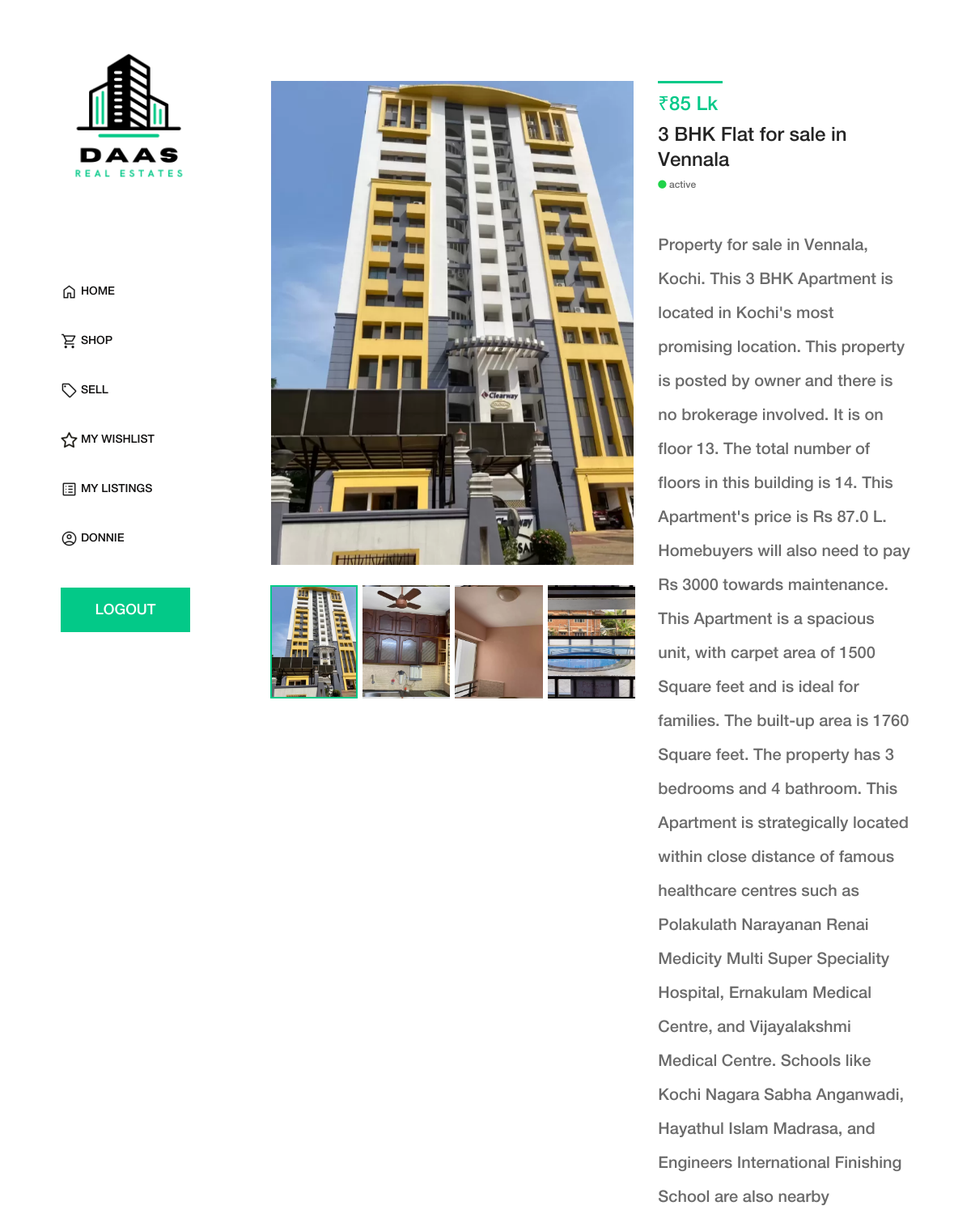
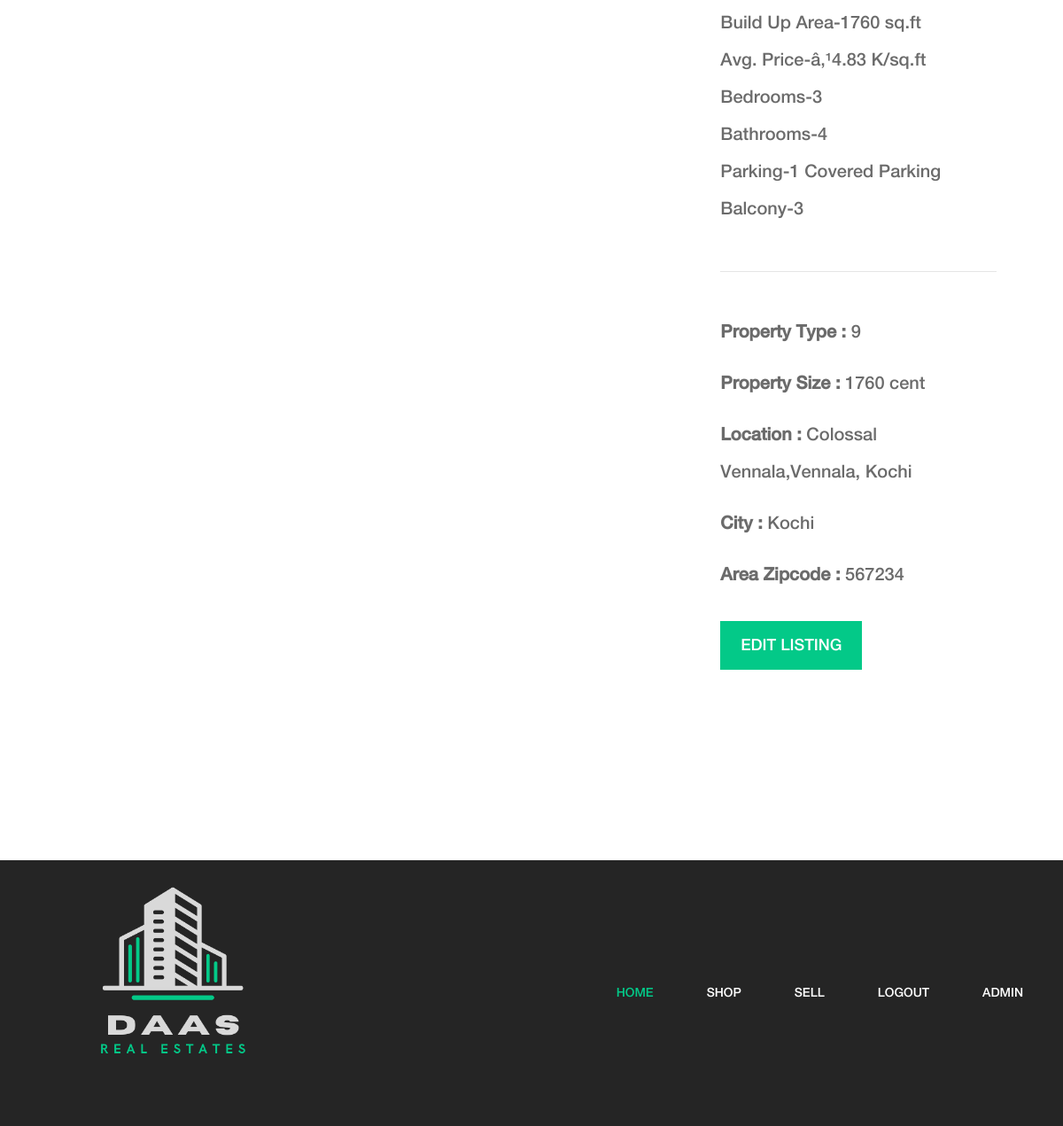
The app's page /property_details.php?id=20 (signed in) with its own data (2 pictures, top to bottom).
### tables this page shows
CREATE TABLE `property_tbl` (
  `property_id` int(11) NOT NULL,
  `owner_id` int(11) NOT NULL,
  `title` varchar(250) NOT NULL,
  `discription` text NOT NULL,
  `property_type` int(11) NOT NULL,
  `size` varchar(30) NOT NULL,
  `size_format` varchar(50) NOT NULL DEFAULT 'sqft',
  `property_address` varchar(250) NOT NULL,
  `city` int(11) NOT NULL,
  `pin` varchar(10) NOT NULL,
  `price` varchar(50) NOT NULL,
  `denomination` varchar(50) NOT NULL DEFAULT 'lk',
  `fname` varchar(100) NOT NULL,
  `lname` varchar(100) NOT NULL,
  `email` varchar(100) NOT NULL,
  `phoneno` varchar(20) NOT NULL,
  `image_one` varchar(250) DEFAULT NULL,
  `image_two` varchar(250) DEFAULT NULL,
  `image_three` varchar(250) DEFAULT NULL,
  `image_four` varchar(250) DEFAULT NULL,
  `status` varchar(30) NOT NULL DEFAULT 'active',
  `date` date NOT NULL
);

CREATE TABLE `city_tbl` (
  `city_id` int(11) NOT NULL,
  `city_name` varchar(100) NOT NULL,
  `state_id` int(11) NOT NULL
);

### property_details.php (the view, shortened to what this page needs)
<?php
include("header.php");
include("connection.php");
if (!isset($_GET["id"]) || !isset($_SESSION["userid"])) {
  header("location: shop.php");
} else {
  $property_id = $_GET["id"];
  $userid = $_SESSION["userid"];
}
$query = "SELECT t1.*, t2.city_name FROM property_tbl as t1
JOIN city_tbl as t2 ON t1.city = t2.city_id
WHERE t1.property_id='$property_id'";
$result = mysqli_query($conn, $query);
if ($result->num_rows > 0) $row = mysqli_fetch_assoc($result);
else header("location: login.php");
?>
<div class="single-product-area section-padding-100 clearfix">
  <div class="container-fluid">
    <div class="row">
      <div class="col-12 col-lg-7">
        <div class="single_product_thumb">
          <div id="product_details_slider" class="carousel slide" data-ride="carousel">
            <ol class="carousel-indicators">
              <li class="active" data-target="#product_details_slider" data-slide-to="0" style="background-image: url(<?php echo $row["image_one"] ?>);"> </li>
              <li data-target="#product_details_slider" data-slide-to="1" style="background-image: url(<?php echo $row["image_two"] ?>);"> </li>
              <li data-target="#product_details_slider" data-slide-to="2" style="background-image: url(<?php echo $row["image_three"] ?>);"> </li>
              <li data-target="#product_details_slider" data-slide-to="3" style="background-image: url(<?php echo $row["image_four"] ?>);"> </li>
            </ol>
            <div class="carousel-inner">
              <div class="carousel-item active">
                <a class="gallery_img" href="<?php echo $row["image_one"] ?>">
                  <img class="d-block w-100" src="<?php echo $row["image_one"] ?>" alt="First slide">
                </a>
              </div>
            </div>
          </div>
        </div>
      </div>
      <div class="col-12 col-lg-5">
        <div class="single_product_desc">
          <div class="product-meta-data">
            <div class="line"></div>
            <p class="product-price">₹<?php echo $row["price"] . (($row["denomination"] == "lk") ? " Lk" : " Cr") ?></p>
            <h4><?php echo $row["title"] ?></h4>
            <p class="avaibility"><i class="fa fa-circle"></i> <?php echo $row["status"] ?></p>
          </div>
          <div class="short_overview my-5">
            <p><?php echo $row["discription"] ?></p>
          </div>
          <hr>
          <div class="short_overview my-5">
            <p><b>Property Type : </b> <?php echo $row["property_type"] ?></p>
            <p><b>Property Size : </b> <?php echo $row["size"] . " " . $row["size_format"] ?></p>
            <p><b>Location : </b> <?php echo $row["property_address"] ?></p>
            <p><b>City : </b> <?php echo $row["city_name"] ?></p>
            <p><b>Area Zipcode : </b> <?php echo $row["pin"] ?></p>
            <?php if ($row["owner_id"] == $userid) { ?>
              <div class="amado-btn-group mt-30 mb-100">
                <a href="edit_listing.php?id=<?php echo $property_id ?>" class="btn amado-btn mb-15"> EDIT LISTING</a>
              </div>
            <?php } ?>
          </div>
        </div>
      </div>
    </div>
  </div>
</div>
<?php include("footer.php"); ?>

### css/core-style.css (style rules this page uses)
* { margin: 0; padding: 0; }
body { font-family: "helveticaneuemedium"; font-size: 16px; }
h1, h2, h3, h4, h5, h6 { color: #242424; line-height: 1.3; font-weight: 400; }
p { color: #6d6d6d; font-size: 20px; line-height: 1.9; font-weight: 400; }
a { text-decoration: none; color: #03C988; font-size: 20px; }
ul, ol { margin: 0; }
ul li, ol li { list-style: none; }
img { height: auto; max-width: 100%; }
.mt-30 { margin-top: 30px !important; }
.mb-15 { margin-bottom: 15px !important; }
.mb-100 { margin-bottom: 100px !important; }
.section-padding-100 { padding-top: 100px; padding-bottom: 100px; }
.amado-btn { display: inline-block; min-width: 160px; height: 55px; color: #ffffff; border: none; border-radius: 0; padding: 0 7px; font-size: 18px; line-height: 56px; background-color: #03C988; font-weight: 400; }
.main-content-wrapper .single-product-area { position: relative; z-index: 1; -webkit-box-flex: 0; -ms-flex: 0 0 calc(95% - 320px); flex: 0 0 calc(95% - 320px); width: calc(95% - 320px); max-width: calc(95% - 320px); }
.main-content-wrapper .single-product-area .single_product_thumb { position: relative; z-index: 1; margin-bottom: 170px; }
.main-content-wrapper .single-product-area .single_product_thumb .carousel-indicators { margin: 0 7.5px; bottom: -165px; }
.main-content-wrapper .single-product-area .single_product_thumb .carousel-indicators li { -webkit-box-flex: 0; -ms-flex: 0 0 25%; flex: 0 0 25%; width: 25%; min-width: 25%; height: 140px; background-position: center center; background-size: cover; border: 2px solid transparent; cursor: pointer; }
.main-content-wrapper .single-product-area .single_product_thumb .carousel-indicators li.active { border: 2px solid #03C988; }
.main-content-wrapper .single-product-area .single_product_thumb .carousel-item a { cursor: zoom-in; }
.main-content-wrapper .single-product-area .single_product_desc { position: relative; z-index: 1; }
.main-content-wrapper .single-product-area .single_product_desc .product-meta-data .line { width: 80px; height: 3px; background-color: #03C988; margin-bottom: 15px; display: block; }
.main-content-wrapper .single-product-area .single_product_desc .product-meta-data .product-price { font-size: 24px; font-weight: 400; color: #03C988; line-height: 1; margin-bottom: 10px; }
.main-content-wrapper .single-product-area .single_product_desc .product-meta-data .avaibility { margin-bottom: 0; font-size: 12px; color: #6b6b6b; line-height: 1; }
.main-content-wrapper .single-product-area .single_product_desc .product-meta-data .avaibility i { color: #20d34a; font-size: 12px; }
.main-content-wrapper .single-product-area .single_product_desc .short_overview p { line-height: 2.1; color: #6b6b6b; }

### style.css (style rules this page uses)
.d-block { max-height: 600px; object-fit: contain; }
.row { justify-content: center; }

### records on screen
property_tbl: image_one (picture), image_two (picture), image_three (picture), image_four (picture), price "85", title "3 BHK Flat for sale in Vennala", status "active", discription "Property for sale in Vennala, Kochi. This 3 BHK Apartment is located in Kochi's most promising location. This property is posted by owner and there is no brokerage involved. It is on floor 13. The total number of floors in this building is 14. This Apartment's price is Rs 87.0 L. Homebuyers will also need to pay Rs 3000 towards maintenance. This Apartment is a spacious unit, with carpet area of 1500 Square feet and is ideal for families. The built-up area is 1760 Square feet. The property has 3 bedrooms and 4 bathroom. This Apartment is strategically located within close distance of famous healthcare centres such as Polakulath Narayanan Renai Medicity Multi Super Speciality Hospital,…", property_type "9", size "1760", size_format "cent", property_address "Colossal Vennala,Vennala, Kochi", city.city_name "Kochi", pin "567234"

### other values on screen
$_SESSION["fname"] "DONNIE"
$val "LOGOUT"
